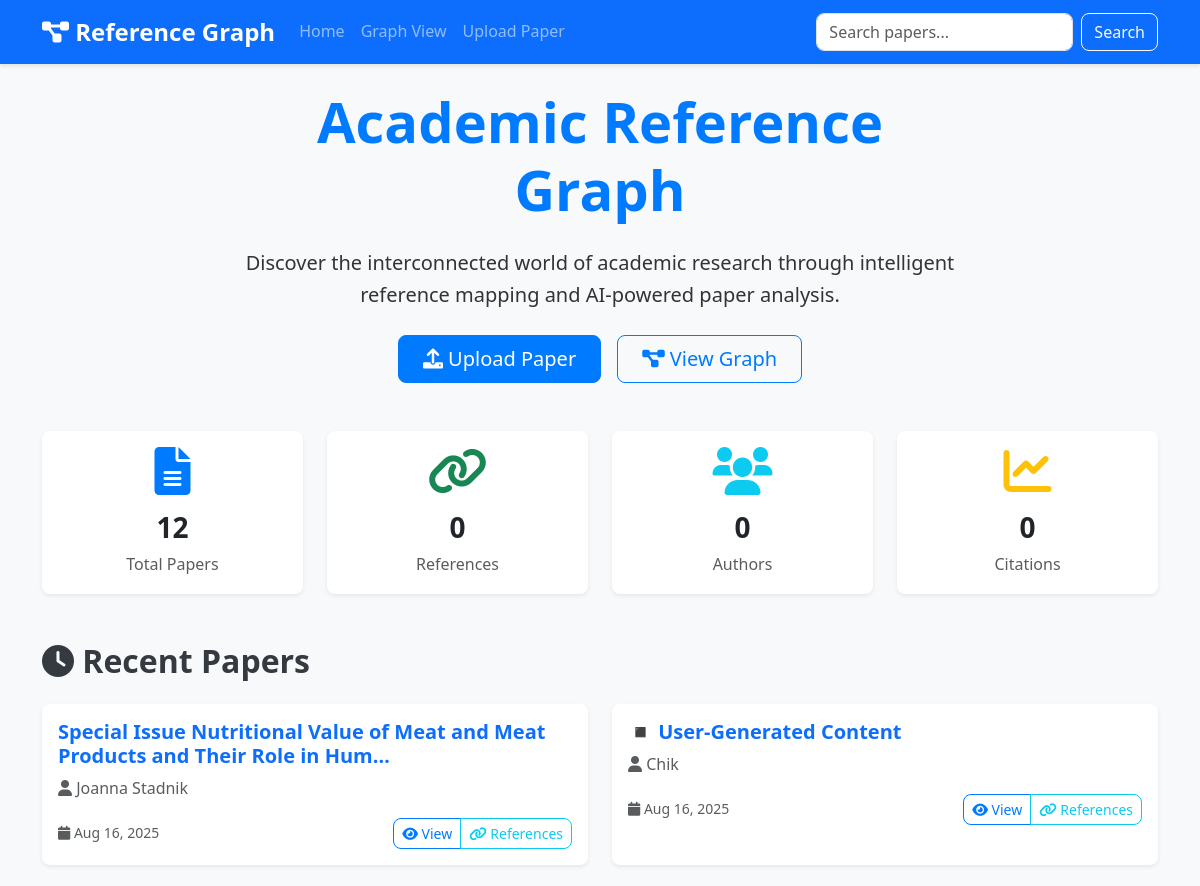
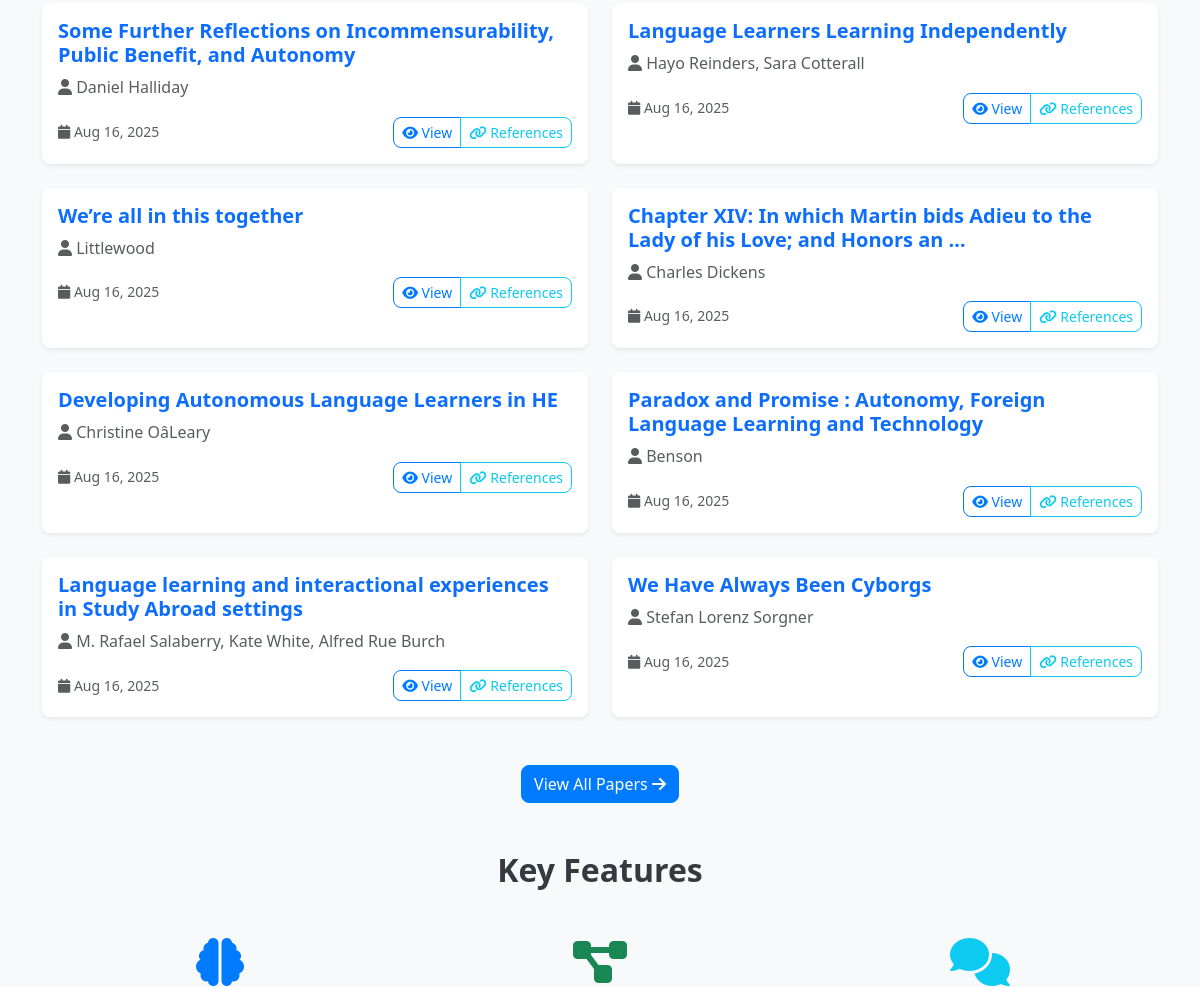
/ (upper part), run on an earlier commit of the app's database (2 pictures, top to bottom).
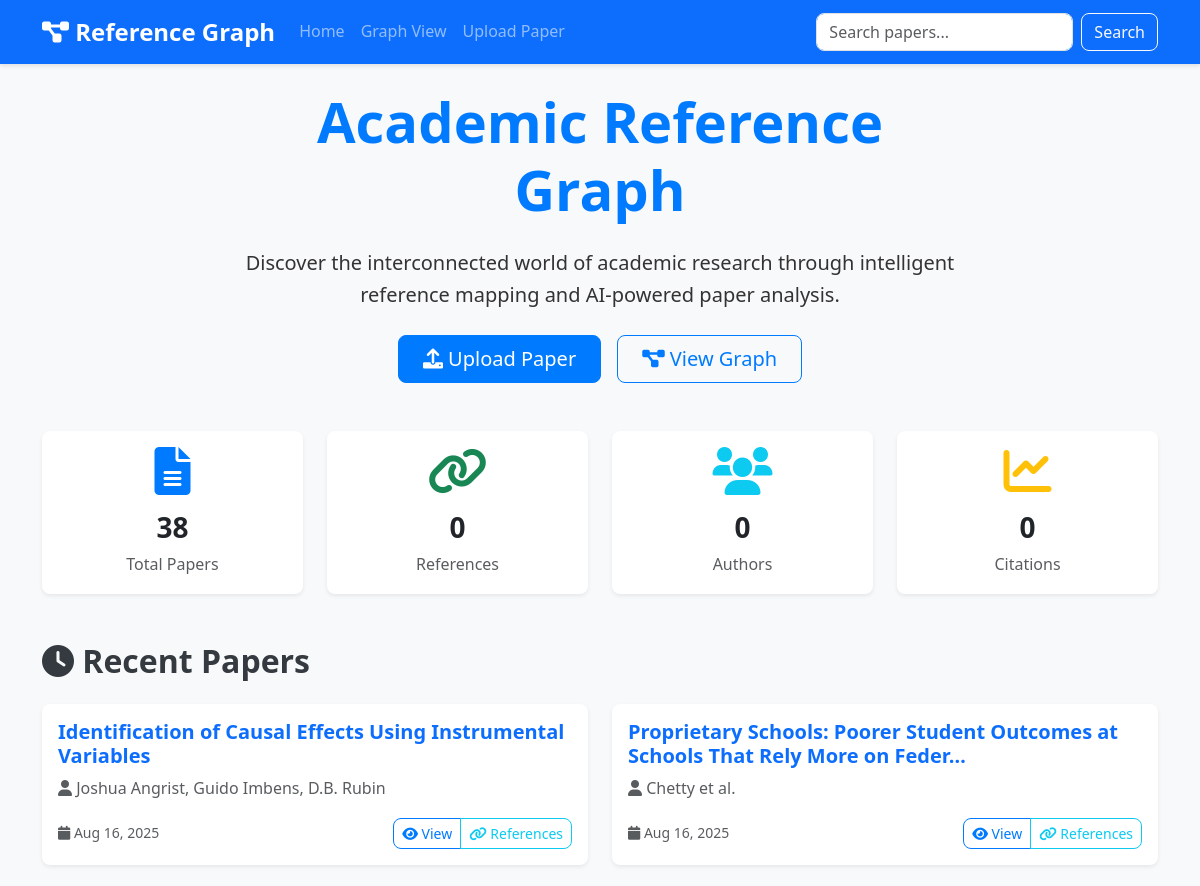
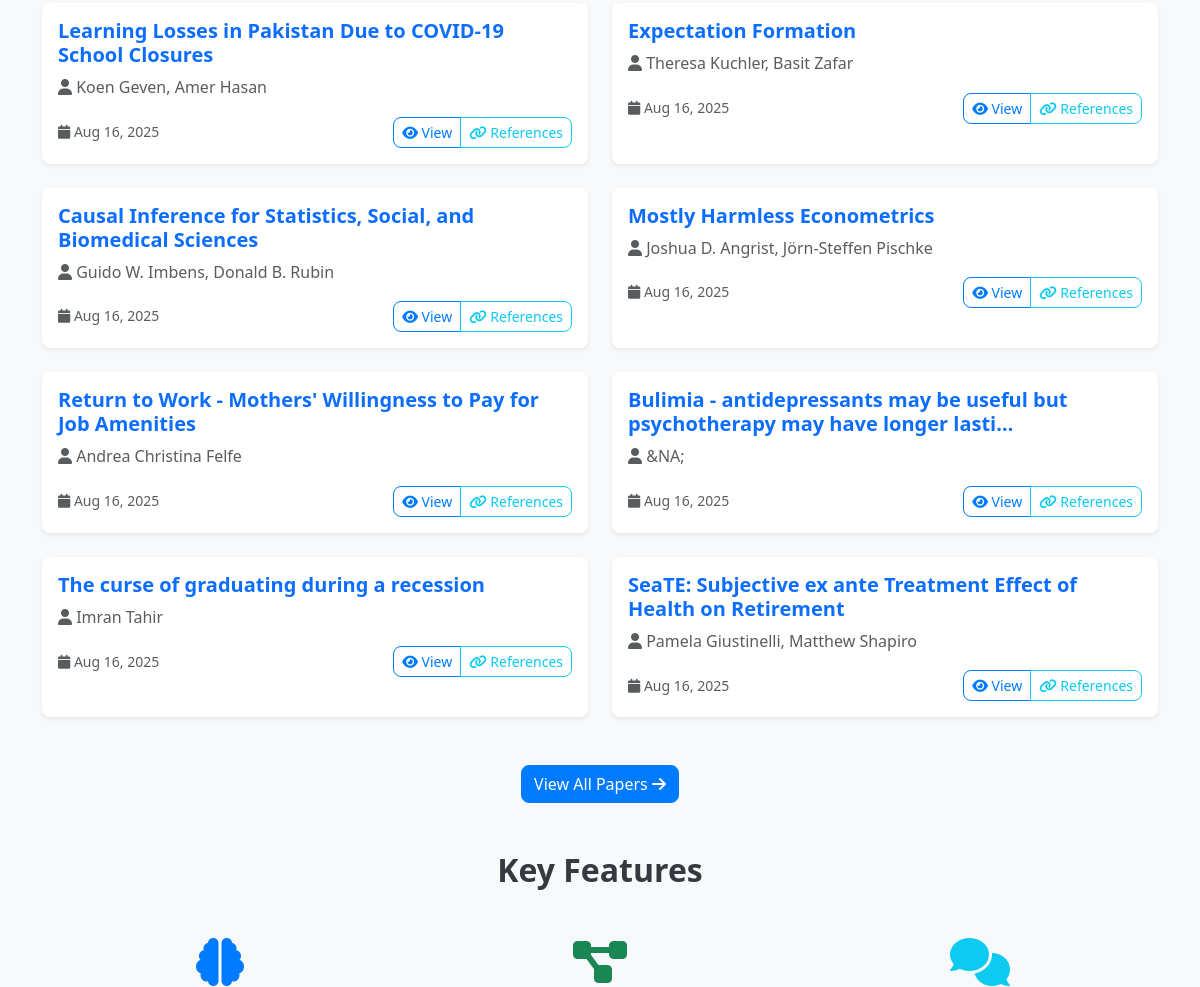
And on a later commit of the database (2 pictures, top to bottom).
### papers/models.py (models this page shows, shortened)
class Paper(models.Model):
    id = models.UUIDField(primary_key=True, default=uuid.uuid4, editable=False)
    title = models.CharField(max_length=500)
    author = models.CharField(max_length=200)
    abstract = models.TextField(blank=True, null=True)
    file = models.FileField(
        upload_to='papers/',
        validators=[FileExtensionValidator(allowed_extensions=['pdf', 'docx', 'txt'])]
    )
    uploaded_by = models.ForeignKey(User, on_delete=models.CASCADE, null=True, blank=True)
    uploaded_at = models.DateTimeField(auto_now_add=True)
    processed = models.BooleanField(default=False)
    content_text = models.TextField(blank=True, null=True)
    doi = models.CharField(max_length=100, blank=True, null=True)
    journal = models.CharField(max_length=200, blank=True, null=True)
    year = models.IntegerField(blank=True, null=True)
    keywords = models.TextField(blank=True, null=True)
    class Meta:
        ordering = ['-uploaded_at']

### reference_graph/views.py (the view)
# urls.py: path('', views.home, name='home'),
def home(request):
    papers = Paper.objects.all()[:10]  # Show recent papers
    context = {
        'papers': papers,
        'total_papers': Paper.objects.count(),
    }
    return render(request, 'home.html', context)

### templates/home.html (shortened to what the changed rows need)
{% extends 'base.html' %}
{% load static %}
{% block content %}
<div class="container">
    <div class="row mb-5">
        <div class="col-lg-8 mx-auto text-center">
            <h1 class="display-4 fw-bold text-primary mb-4">
                Academic Reference Graph
            </h1>
        </div>
    </div>
    <div class="row mb-5">
        <div class="col-md-3 text-center">
            <div class="card border-0 shadow-sm">
                <div class="card-body">
                    <i class="fas fa-file-alt fa-3x text-primary mb-3"></i>
                    <h3 class="card-title">{{ total_papers }}</h3>
                    <p class="card-text text-muted">Total Papers</p>
                </div>
            </div>
        </div>
    </div>
    <div class="row">
        <div class="col-12">
            <h2 class="mb-4">
                <i class="fas fa-clock"></i> Recent Papers
            </h2>
            {% if papers %}
                <div class="row">
                    {% for paper in papers %}
                    <div class="col-lg-6 mb-4">
                        <div class="card h-100 shadow-sm">
                            <div class="card-body">
                                <h5 class="card-title">
                                                            {% if paper.id %}
                            <a href="{% url 'paper_detail' paper.id %}" class="text-decoration-none">
                                {{ paper.title|truncatechars:80 }}
                            </a>
                        {% else %}
                            <span class="text-muted">{{ paper.title|truncatechars:80 }}</span>
                        {% endif %}
                                </h5>
                                <p class="card-text text-muted">
                                    <i class="fas fa-user"></i> {{ paper.author }}
                                </p>
                                <div class="d-flex justify-content-between align-items-center">
                                    <small class="text-muted">
                                        <i class="fas fa-calendar"></i> {{ paper.uploaded_at|date:"M d, Y" }}
                                    </small>
                                    <div class="btn-group" role="group">
                                        {% if paper.id %}
                                            <a href="{% url 'paper_detail' paper.id %}" class="btn btn-sm btn-outline-primary">
                                                <i class="fas fa-eye"></i> View
                                            </a>
                                        {% else %}
                                            <span class="btn btn-sm btn-outline-secondary disabled">
                                                <i class="fas fa-info-circle"></i> No Details
                                            </span>
                                        {% endif %}
                                        <button type="button" class="btn btn-sm btn-outline-info"
                                                onclick="showReferences('{{ paper.id }}')">
                                            <i class="fas fa-link"></i> References
                                        </button>
                                    </div>
                                </div>
                            </div>
                        </div>
                    </div>
                    {% endfor %}
                </div>
            {% endif %}
        </div>
    </div>
    <div class="row mt-5">
        <div class="col-12">
            <h2 class="text-center mb-5">Key Features</h2>
        </div>
    </div>
</div>
{% endblock %}

What changed in the data, as far as the page shows it:
no longer on this page (row unchanged): Paper: title "Special Issue Nutritional Value of Meat and Meat Products and Their Role in Hum…", author "Joanna Stadnik", uploaded_at "Aug 16, 2025", shows "View"
no longer on this page (row unchanged): Paper: title "◾ User-Generated Content", author "Chik", uploaded_at "Aug 16, 2025", shows "View"
no longer on this page (row unchanged): Paper: title "Some Further Reflections on Incommensurability, Public Benefit, and Autonomy", author "Daniel Halliday", uploaded_at "Aug 16, 2025", shows "View"
no longer on this page (row unchanged): Paper: title "Language Learners Learning Independently", author "Hayo Reinders, Sara Cotterall", uploaded_at "Aug 16, 2025", shows "View"
no longer on this page (row unchanged): Paper: title "We’re all in this together", author "Littlewood", uploaded_at "Aug 16, 2025", shows "View"
no longer on this page (row unchanged): Paper: title "Chapter XIV: In which Martin bids Adieu to the Lady of his Love; and Honors an …", author "Charles Dickens", uploaded_at "Aug 16, 2025", shows "View"
no longer on this page (row unchanged): Paper: title "Developing Autonomous Language Learners in HE", author "Christine OâLeary", uploaded_at "Aug 16, 2025", shows "View"
no longer on this page (row unchanged): Paper: title "Paradox and Promise : Autonomy, Foreign Language Learning and Technology", author "Benson", uploaded_at "Aug 16, 2025", shows "View"
no longer on this page (row unchanged): Paper: title "Language learning and interactional experiences in Study Abroad settings", author "M. Rafael Salaberry, Kate White, Alfred Rue Burch", uploaded_at "Aug 16, 2025", shows "View"
no longer on this page (row unchanged): Paper: title "We Have Always Been Cyborgs", author "Stefan Lorenz Sorgner", uploaded_at "Aug 16, 2025", shows "View"
added Paper: title "Identification of Causal Effects Using Instrumental Variables", author "Joshua Angrist, Guido Imbens, D.B. Rubin", uploaded_at "Aug 16, 2025", shows "View"
added Paper: title "Proprietary Schools: Poorer Student Outcomes at Schools That Rely More on Feder…", author "Chetty et al.", uploaded_at "Aug 16, 2025", shows "View"
added Paper: title "Learning Losses in Pakistan Due to COVID-19 School Closures", author "Koen Geven, Amer Hasan", uploaded_at "Aug 16, 2025", shows "View"
added Paper: title "Expectation Formation", author "Theresa Kuchler, Basit Zafar", uploaded_at "Aug 16, 2025", shows "View"
added Paper: title "Causal Inference for Statistics, Social, and Biomedical Sciences", author "Guido W. Imbens, Donald B. Rubin", uploaded_at "Aug 16, 2025", shows "View"
added Paper: title "Mostly Harmless Econometrics", author "Joshua D. Angrist, Jörn-Steffen Pischke", uploaded_at "Aug 16, 2025", shows "View"
added Paper: title "Return to Work - Mothers' Willingness to Pay for Job Amenities", author "Andrea Christina Felfe", uploaded_at "Aug 16, 2025", shows "View"
added Paper: title "Bulimia - antidepressants may be useful but psychotherapy may have longer lasti…", author "&NA;", uploaded_at "Aug 16, 2025", shows "View"
added Paper: title "The curse of graduating during a recession", author "Imran Tahir", uploaded_at "Aug 16, 2025", shows "View"
added Paper: title "SeaTE: Subjective ex ante Treatment Effect of Health on Retirement", author "Pamela Giustinelli, Matthew Shapiro", uploaded_at "Aug 16, 2025", shows "View"
Also different on the page:
{{ total_papers }}: "12" → "38"
